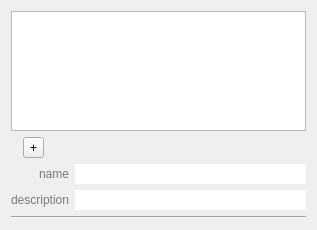
<?xml version="1.0" encoding="UTF-8"?>
<ui version="4.0">
 <class>AMDataSourcesEditor</class>
 <widget class="QWidget" name="AMDataSourcesEditor">
  <property name="geometry">
   <rect>
    <x>0</x>
    <y>0</y>
    <width>317</width>
    <height>230</height>
   </rect>
  </property>
  <property name="sizePolicy">
   <sizepolicy hsizetype="Preferred" vsizetype="Expanding">
    <horstretch>0</horstretch>
    <verstretch>0</verstretch>
   </sizepolicy>
  </property>
  <property name="windowTitle">
   <string>Form</string>
  </property>
  <layout class="QVBoxLayout" name="verticalLayout">
   <item>
    <widget class="QTreeView" name="scanSetView">
     <property name="alternatingRowColors">
      <bool>true</bool>
     </property>
    </widget>
   </item>
   <item>
    <layout class="QHBoxLayout" name="horizontalLayout">
     <property name="leftMargin">
      <number>12</number>
     </property>
     <property name="topMargin">
      <number>0</number>
     </property>
     <property name="rightMargin">
      <number>12</number>
     </property>
     <item>
      <widget class="QToolButton" name="addDataSourceButton">
       <property name="text">
        <string>+</string>
       </property>
      </widget>
     </item>
     <item>
      <spacer name="horizontalSpacer_2">
       <property name="orientation">
        <enum>Qt::Horizontal</enum>
       </property>
       <property name="sizeHint" stdset="0">
        <size>
         <width>40</width>
         <height>20</height>
        </size>
       </property>
      </spacer>
     </item>
    </layout>
   </item>
   <item>
    <layout class="QGridLayout" name="gridLayout_2">
     <property name="topMargin">
      <number>0</number>
     </property>
     <item row="0" column="1">
      <widget class="QLineEdit" name="nameEdit">
       <property name="frame">
        <bool>false</bool>
       </property>
      </widget>
     </item>
     <item row="1" column="0">
      <widget class="QLabel" name="label_2">
       <property name="styleSheet">
        <string notr="true">font: bold &quot;Lucida Grande&quot;;
color: rgb(121,121,121);</string>
       </property>
       <property name="text">
        <string>description</string>
       </property>
       <property name="alignment">
        <set>Qt::AlignRight|Qt::AlignTrailing|Qt::AlignVCenter</set>
       </property>
      </widget>
     </item>
     <item row="1" column="1">
      <widget class="QLineEdit" name="descriptionEdit">
       <property name="frame">
        <bool>false</bool>
       </property>
      </widget>
     </item>
     <item row="0" column="0">
      <widget class="QLabel" name="label">
       <property name="styleSheet">
        <string notr="true">font: bold &quot;Lucida Grande&quot;;
color: rgb(121,121,121);</string>
       </property>
       <property name="text">
        <string>name</string>
       </property>
       <property name="alignment">
        <set>Qt::AlignRight|Qt::AlignTrailing|Qt::AlignVCenter</set>
       </property>
      </widget>
     </item>
    </layout>
   </item>
   <item>
    <widget class="Line" name="line">
     <property name="orientation">
      <enum>Qt::Horizontal</enum>
     </property>
    </widget>
   </item>
   <item>
    <layout class="QVBoxLayout" name="detailEditorLayout"/>
   </item>
  </layout>
 </widget>
 <resources/>
 <connections/>
</ui>
